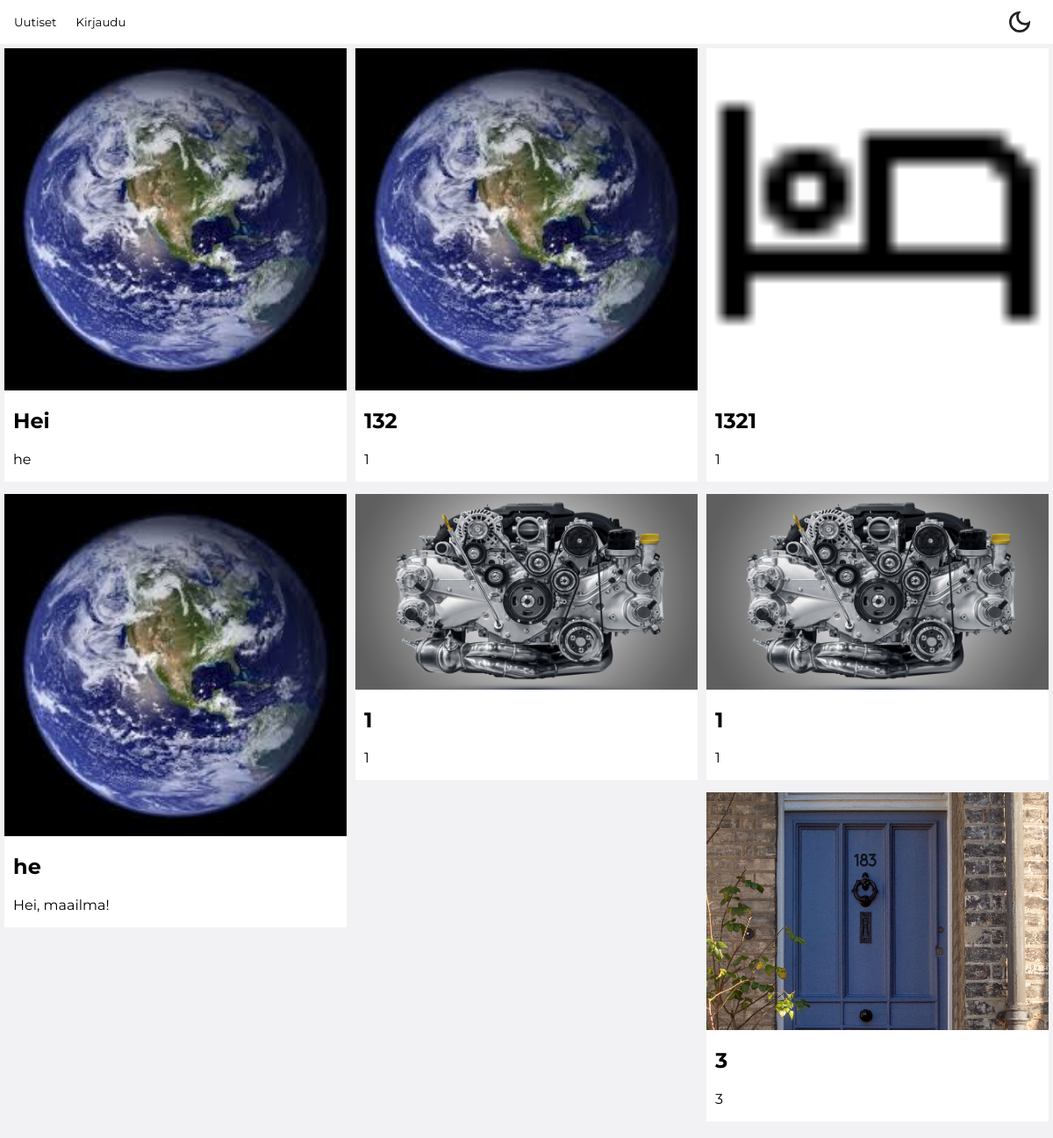
The page / on the database its author committed.
### tables this page shows
CREATE TABLE `uutinen` (
  `id` int(11) NOT NULL,
  `otsikko` varchar(255) NOT NULL,
  `teksti` varchar(5000) NOT NULL,
  `kuva` varchar(500) NOT NULL,
  `kategoria` varchar(255) NOT NULL
);

### get_news_cards.php (the view, shortened to what this page needs)
<?php
require_once "server/connect.php";
$stmt = $conn->prepare("SELECT * FROM uutinen");
$stmt->execute();
while($row = $stmt->fetch(PDO::FETCH_ASSOC)) {
    echo "<a href='#'>";
    echo "<article class='uutinen'>";
    echo "<img src='".$row["kuva"]."' alt=''>";
    echo "<h2>".$row["otsikko"]."</h2>";
    echo "<p>".$row["teksti"]."</p>";
    echo "</article>";
    echo "</a>";
}
?>

### index.php (shortened to what this page needs)
<!DOCTYPE html>
<html lang="fi">
<head>
    <link rel="stylesheet" href="style.css">
</head>
<body class="light-theme">
    <?php require_once "header.php"; ?>
    <main>
        <section class="uutiset">
            <?php require_once "get_news_cards.php"; ?>
        </section>
    </main>
</body>
</html>

### header.php
<header>
    <nav aria-label="Primary navigation">
        <button id="homeButton" aria-label="Home button" onclick="location.href='/index.php'">Uutiset</button>
        <?php if(!isset($_SESSION["tunnus"])):?>
            <button id="loginButton" aria-label="Login button" onclick="location.href='/login.php'">Kirjaudu</button>
        <?php else: ?>
            <button id="logoutButton" aria-label="Logout button" onclick="location.href='/logout.php'">Kirjaudu ulos</button>
            <button id="createArticleButton" aria-label="Crete article button" onclick="location.href='/new_article.php'">Uusi uutinen</button>
        <?php endif ?>
        <button id="darkModeToggle" aria-label="Toggle dark mode">
            <img id="darkModeToggle-icon" src="assets/dark_mode.svg" alt="" width="32" height="32">
        </button>
    </nav>
</header>

### style.css (style rules this page uses)
:root { --gray: #f2f1f4; --white: #ffffff; --black: #000000; --uutinen: #252525; }
* { color: var(--fontColor); box-sizing: border-box; font-family: 'Montserrat', sans-serif; }
body { background-color: var(--bg); padding: 0; margin: 0; }
header { background-color: var(--uutinenbg); width: 100%; height: 50px; display: flex; align-items: center; box-sizing: border-box; padding-right: 12px; position: sticky; top: 0; z-index: 999; }
header nav { display: flex; align-items: center; margin: 10px; gap: 10px; width: 100%; }
nav button { background-color: transparent; color: var(--fontColor); border: 0px transparent; cursor: pointer; }
.light-theme { --fontColor: var(--black); --uutinenbg: var(--white); --bg: var(--gray); }
.uutiset { column-width: 350px; column-gap: 10px; padding: 5px; }
a { color: black; text-decoration: none; }
.uutinen { background-color: var(--uutinenbg); display: inline-block; width: 100%; margin-bottom: 10px; overflow: hidden; }
img { width: 100%; display: block; }
h2, p { padding-left: 10px; padding-right: 10px; }
#darkModeToggle { background: none; border: none; padding: 0; cursor: pointer; margin-left: auto; }

### rows shown on the page
uutinen: kuva (picture), otsikko "Hei", teksti "he"
uutinen: kuva (picture), otsikko "he", teksti "Hei, maailma!"
uutinen: kuva (picture), otsikko "132", teksti "1"
uutinen: kuva (picture), otsikko "1", teksti "1"
uutinen: kuva (picture), otsikko "1321", teksti "1"
uutinen: kuva (picture), otsikko "1", teksti "1"
uutinen: kuva (picture), otsikko "3", teksti "3"
